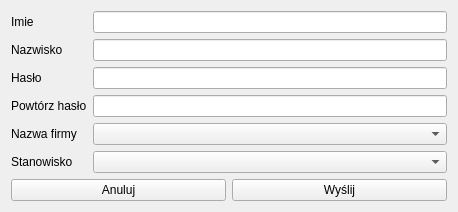
<?xml version="1.0" encoding="UTF-8"?>
<ui version="4.0">
 <class>Rejestracja</class>
 <widget class="QWidget" name="Rejestracja">
  <property name="geometry">
   <rect>
    <x>0</x>
    <y>0</y>
    <width>458</width>
    <height>211</height>
   </rect>
  </property>
  <property name="windowTitle">
   <string>Form</string>
  </property>
  <layout class="QVBoxLayout" name="verticalLayout_2">
   <item>
    <layout class="QVBoxLayout" name="verticalLayout">
     <item>
      <layout class="QFormLayout" name="formLayout">
       <item row="0" column="0">
        <widget class="QLabel" name="label">
         <property name="text">
          <string>Imie</string>
         </property>
        </widget>
       </item>
       <item row="0" column="1">
        <widget class="QLineEdit" name="lineEdit"/>
       </item>
       <item row="1" column="0">
        <widget class="QLabel" name="label_2">
         <property name="text">
          <string>Nazwisko</string>
         </property>
        </widget>
       </item>
       <item row="1" column="1">
        <widget class="QLineEdit" name="lineEdit_2"/>
       </item>
       <item row="2" column="0">
        <widget class="QLabel" name="label_3">
         <property name="text">
          <string>Hasło</string>
         </property>
        </widget>
       </item>
       <item row="2" column="1">
        <widget class="QLineEdit" name="lineEdit_3"/>
       </item>
       <item row="3" column="0">
        <widget class="QLabel" name="label_4">
         <property name="text">
          <string>Powtórz hasło</string>
         </property>
        </widget>
       </item>
       <item row="3" column="1">
        <widget class="QLineEdit" name="lineEdit_4"/>
       </item>
       <item row="4" column="0">
        <widget class="QLabel" name="label_6">
         <property name="text">
          <string>Nazwa firmy</string>
         </property>
        </widget>
       </item>
       <item row="4" column="1">
        <widget class="QComboBox" name="comboBox"/>
       </item>
       <item row="5" column="0">
        <widget class="QLabel" name="label_5">
         <property name="text">
          <string>Stanowisko</string>
         </property>
        </widget>
       </item>
       <item row="5" column="1">
        <widget class="QComboBox" name="comboBox_2"/>
       </item>
      </layout>
     </item>
     <item>
      <layout class="QHBoxLayout" name="horizontalLayout">
       <item>
        <widget class="QPushButton" name="pushButton_2">
         <property name="text">
          <string>Anuluj</string>
         </property>
        </widget>
       </item>
       <item>
        <widget class="QPushButton" name="pushButton">
         <property name="text">
          <string>Wyślij</string>
         </property>
        </widget>
       </item>
      </layout>
     </item>
    </layout>
   </item>
  </layout>
 </widget>
 <resources/>
 <connections/>
</ui>
